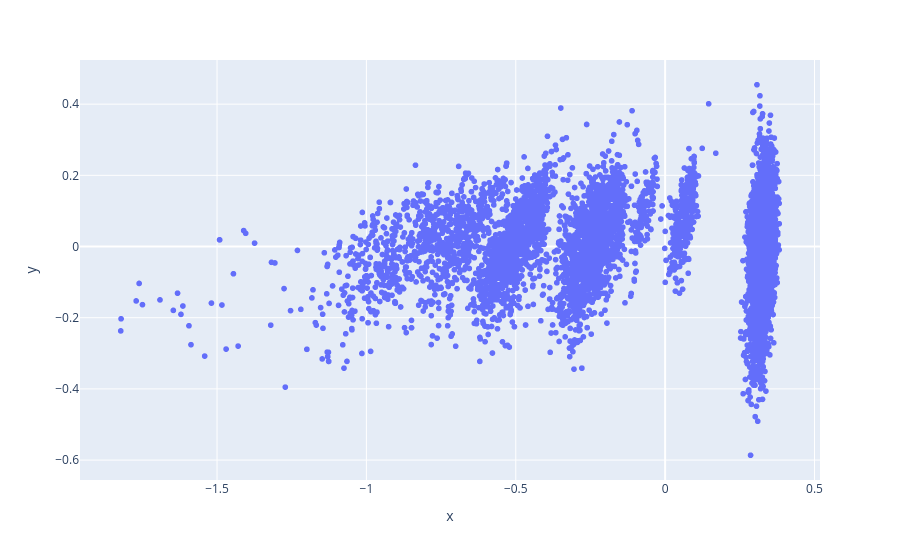

The notebook cell this image was saved under:
### Code cell
fig = px.scatter(
    x=y_graph[:,0],
    y=y_graph[:,1]
)
fig.show()

### Figure 1 — Plotly figure (JSON) as saved in the notebook; plotly's stock layout.template omitted (floating-point values rounded to 4 significant figures; data arrays with more than 128 entries replaced by an {"elided": "..."} marker saying what was removed)
{"data": [{"hovertemplate": "x=%{x}<br>y=%{y}<extra></extra>", "legendgroup": "", "marker": {"color": "#636efa", "symbol": "circle"}, "mode": "markers", "name": "", "showlegend": false, "type": "scattergl", "x": {"elided": "9842 float values"}, "xaxis": "x", "y": {"elided": "9842 float values"}, "yaxis": "y"}], "layout": {"legend": {"tracegroupgap": 0}, "margin": {"t": 60}, "xaxis": {"anchor": "y", "domain": [0, 1], "title": {"text": "x"}}, "yaxis": {"anchor": "x", "domain": [0, 1], "title": {"text": "y"}}}}
